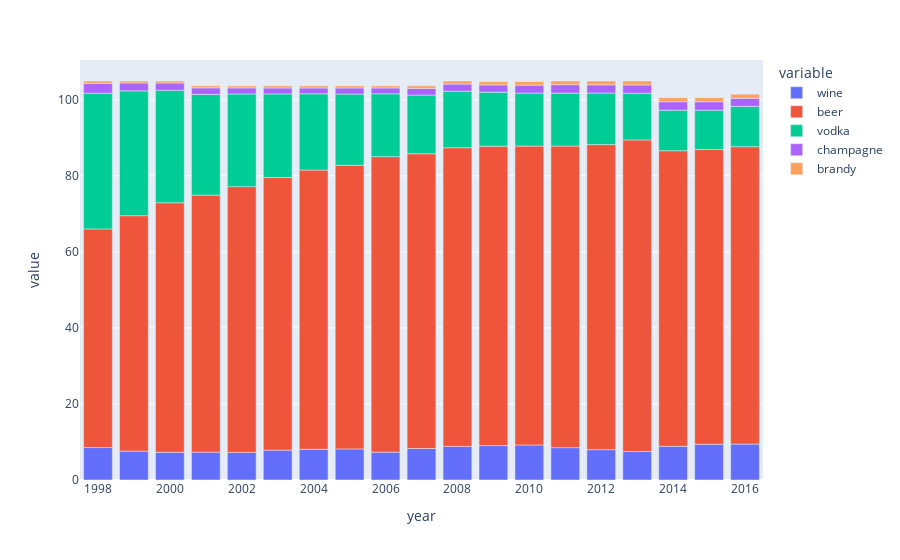

This figure's notebook cell:
### Code cell
fig = px.bar(df_data_per , x=df_data_per.index, y=drink_cat)
fig.show()

### Figure 1 — Plotly figure (JSON) as saved in the notebook; plotly's stock layout.template omitted (floating-point values rounded to 4 significant figures)
{"data": [{"alignmentgroup": "True", "hovertemplate": "variable=wine<br>year=%{x}<br>value=%{y}<extra></extra>", "legendgroup": "wine", "marker": {"color": "#636efa", "pattern": {"shape": ""}}, "name": "wine", "offsetgroup": "wine", "orientation": "v", "showlegend": true, "textposition": "auto", "type": "bar", "x": [1998, 1999, 2000, 2001, 2002, 2003, 2004, 2005, 2006, 2007, 2008, 2009, 2010, 2011, 2012, 2013, 2014, 2015, 2016], "xaxis": "x", "y": [8.532, 7.609, 7.283, 7.325, 7.261, 7.848, 8.072, 8.174, 7.313, 8.284, 8.84, 9.052, 9.218, 8.514, 7.986, 7.497, 8.859, 9.38, 9.45], "yaxis": "y"}, {"alignmentgroup": "True", "hovertemplate": "variable=beer<br>year=%{x}<br>value=%{y}<extra></extra>", "legendgroup": "beer", "marker": {"color": "#EF553B", "pattern": {"shape": ""}}, "name": "beer", "offsetgroup": "beer", "orientation": "v", "showlegend": true, "textposition": "auto", "type": "bar", "x": [1998, 1999, 2000, 2001, 2002, 2003, 2004, 2005, 2006, 2007, 2008, 2009, 2010, 2011, 2012, 2013, 2014, 2015, 2016], "xaxis": "x", "y": [57.51, 61.91, 65.64, 67.6, 69.89, 71.72, 73.45, 74.6, 77.73, 77.53, 78.55, 78.74, 78.6, 79.31, 80.22, 81.95, 77.75, 77.55, 78.21], "yaxis": "y"}, {"alignmentgroup": "True", "hovertemplate": "variable=vodka<br>year=%{x}<br>value=%{y}<extra></extra>", "legendgroup": "vodka", "marker": {"color": "#00cc96", "pattern": {"shape": ""}}, "name": "vodka", "offsetgroup": "vodka", "orientation": "v", "showlegend": true, "textposition": "auto", "type": "bar", "x": [1998, 1999, 2000, 2001, 2002, 2003, 2004, 2005, 2006, 2007, 2008, 2009, 2010, 2011, 2012, 2013, 2014, 2015, 2016], "xaxis": "x", "y": [35.68, 32.84, 29.57, 26.49, 24.39, 21.98, 20.06, 18.72, 16.53, 15.43, 14.86, 14.22, 13.93, 13.92, 13.55, 12.26, 10.66, 10.33, 10.59], "yaxis": "y"}, {"alignmentgroup": "True", "hovertemplate": "variable=champagne<br>year=%{x}<br>value=%{y}<extra></extra>", "legendgroup": "champagne", "marker": {"color": "#ab63fa", "pattern": {"shape": ""}}, "name": "champagne", "offsetgroup": "champagne", "orientation": "v", "showlegend": true, "textposition": "auto", "type": "bar", "x": [1998, 1999, 2000, 2001, 2002, 2003, 2004, 2005, 2006, 2007, 2008, 2009, 2010, 2011, 2012, 2013, 2014, 2015, 2016], "xaxis": "x", "y": [2.573, 2.065, 1.944, 1.733, 1.595, 1.567, 1.531, 1.604, 1.537, 1.758, 1.885, 1.91, 2.103, 2.23, 2.168, 2.196, 2.221, 2.231, 2.135], "yaxis": "y"}, {"alignmentgroup": "True", "hovertemplate": "variable=brandy<br>year=%{x}<br>value=%{y}<extra></extra>", "legendgroup": "brandy", "marker": {"color": "#FFA15A", "pattern": {"shape": ""}}, "name": "brandy", "offsetgroup": "brandy", "orientation": "v", "showlegend": true, "textposition": "auto", "type": "bar", "x": [1998, 1999, 2000, 2001, 2002, 2003, 2004, 2005, 2006, 2007, 2008, 2009, 2010, 2011, 2012, 2013, 2014, 2015, 2016], "xaxis": "x", "y": [0.6446, 0.5141, 0.5091, 0.5127, 0.529, 0.5501, 0.5495, 0.5628, 0.5521, 0.6683, 0.8046, 0.8423, 0.9108, 0.9659, 1.008, 1.033, 1.047, 1.049, 1.073], "yaxis": "y"}], "layout": {"barmode": "relative", "legend": {"title": {"text": "variable"}, "tracegroupgap": 0}, "margin": {"t": 60}, "xaxis": {"anchor": "y", "domain": [0, 1], "title": {"text": "year"}}, "yaxis": {"anchor": "x", "domain": [0, 1], "title": {"text": "value"}}}}
